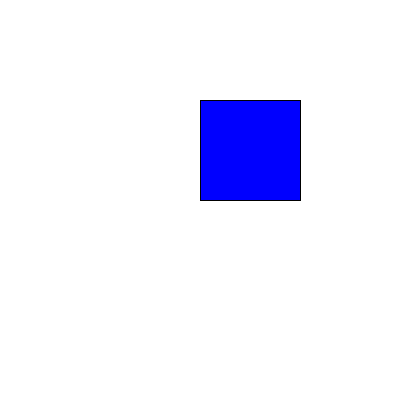
Frame 1 (no input)
Frame 60 (the mouse pressed at the canvas centre just before this capture): identical to frame 1, image omitted
Frame 120 (the mouse held since frame 60 and released just before this capture): identical to frame 1, image omitted

The Processing sketch that drew this single still picture (run headless with seeded random() and noise(); from frame 60 on, the mouse is pressed at the canvas centre):

// Processing sketch: mousesquare_ex
// ── mousesquare_ex.pde
void setup() {
  size(400, 400);
}
void draw() {
  background(255);
  if (mouseX > 200 && mouseX < 300 && mouseY > 100 && mouseY < 200) {
    fill(255, 0, 0);
  } else
    fill(0, 0, 255);
  rect(200, 100, 100, 100);
}
